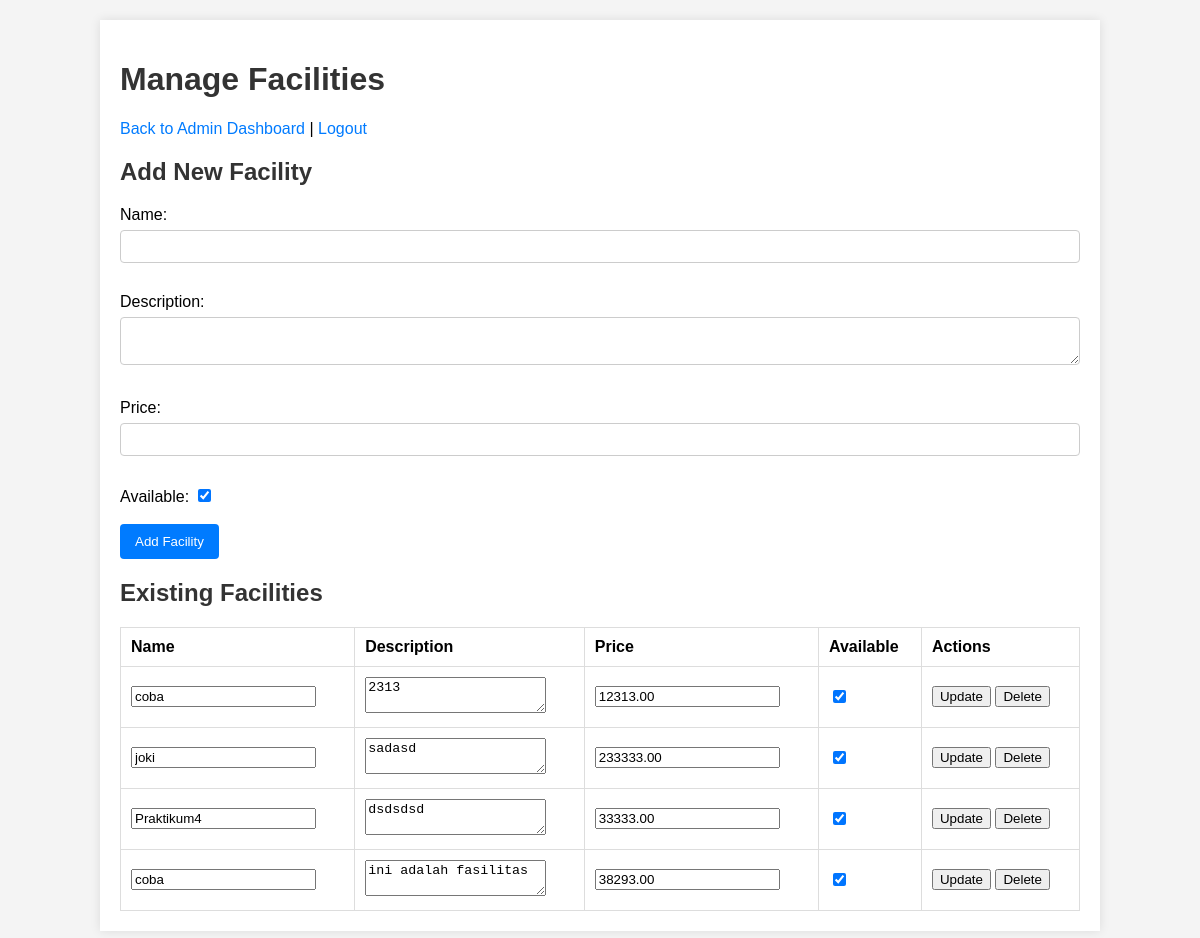
The page /facilities.php (signed in) on the database its author committed.
### tables this page shows
CREATE TABLE `facilities` (
  `id` int NOT NULL AUTO_INCREMENT,
  `name` varchar(100) NOT NULL,
  `description` text,
  `price` decimal(10,2) NOT NULL,
  `available` tinyint(1) DEFAULT '1',
  `created_at` timestamp NULL DEFAULT CURRENT_TIMESTAMP,
  PRIMARY KEY (`id`)
);

### facilities.php (the view, shortened to what this page needs)
<?php
require 'config/init.php';
try {
    $stmt = $pdo->query('SELECT * FROM facilities');
    $facilities = $stmt->fetchAll();
} catch (PDOException $e) {
    $error = "Database error: " . $e->getMessage();
}
?>
<!DOCTYPE html>
<html>
<head>
    <link rel="stylesheet" href="assets/style.css">
</head>
<body>
    <div class="container">
        <h1>Manage Facilities</h1>
        <p><a href="admin.php">Back to Admin Dashboard</a> | <a href="logout.php">Logout</a></p>
        <h2>Add New Facility</h2>
        <form method="post" action="facilities.php">
            <label>Name:</label><br>
            <input type="text" name="name" required><br><br>
            <label>Description:</label><br>
            <textarea name="description"></textarea><br><br>
            <label>Price:</label><br>
            <input type="number" step="0.01" name="price" required><br><br>
            <label>Available:</label>
            <input type="checkbox" name="available" checked><br><br>
            <button type="submit">Add Facility</button>
        </form>
        <h2>Existing Facilities</h2>
        <table border="1" cellpadding="5" cellspacing="0">
            <tr>
                <th>Name</th>
                <th>Description</th>
                <th>Price</th>
                <th>Available</th>
                <th>Actions</th>
            </tr>
            <?php foreach ($facilities as $facility): ?>
            <tr>
                <form method="post" action="facilities.php">
                    <td><input type="text" name="name" value="<?php echo htmlspecialchars($facility['name']); ?>"
                            required></td>
                    <td><textarea
                            name="description"><?php echo htmlspecialchars($facility['description']); ?></textarea></td>
                    <td><input type="number" step="0.01" name="price" value="<?php echo $facility['price']; ?>"
                            required></td>
                    <td><input type="checkbox" name="available" <?php echo $facility['available'] ? 'checked' : ''; ?>>
                    </td>
                    <td>
                        <button type="submit" name="action" value="edit">Update</button>
                        <button type="submit" name="action" value="delete"
                            onclick="return confirm('Are you sure?');">Delete</button>
                    </td>
                </form>
            </tr>
            <?php endforeach; ?>
        </table>
    </div>
</body>
</html>

### assets/style.css (style rules this page uses)
body { font-family: Arial, sans-serif; background-color: #f4f4f4; margin: 0; padding: 0; }
h1, h2 { color: #333; }
a { color: #007bff; text-decoration: none; }
.container { width: 80%; margin: 20px auto; background: #fff; padding: 20px; box-shadow: 0 0 10px rgba(0, 0, 0, 0.1); }
form input[type="text"], form input[type="password"], form input[type="number"], form textarea { width: 100%; padding: 8px; margin: 6px 0 12px 0; border: 1px solid #ccc; border-radius: 4px; box-sizing: border-box; }
form button { background-color: #007bff; color: white; padding: 10px 15px; border: none; border-radius: 4px; cursor: pointer; }
table { width: 100%; border-collapse: collapse; margin-top: 15px; }
table, th, td { border: 1px solid #ddd; }
th, td { padding: 10px; text-align: left; }

### rows shown on the page
facilities: name "coba", description "2313", price "12313.00", available "☑"
facilities: name "joki", description "sadasd", price "233333.00", available "☑"
facilities: name "Praktikum4", description "dsdsdsd", price "33333.00", available "☑"
facilities: name "coba", description "ini adalah fasilitas", price "38293.00", available "☑"
